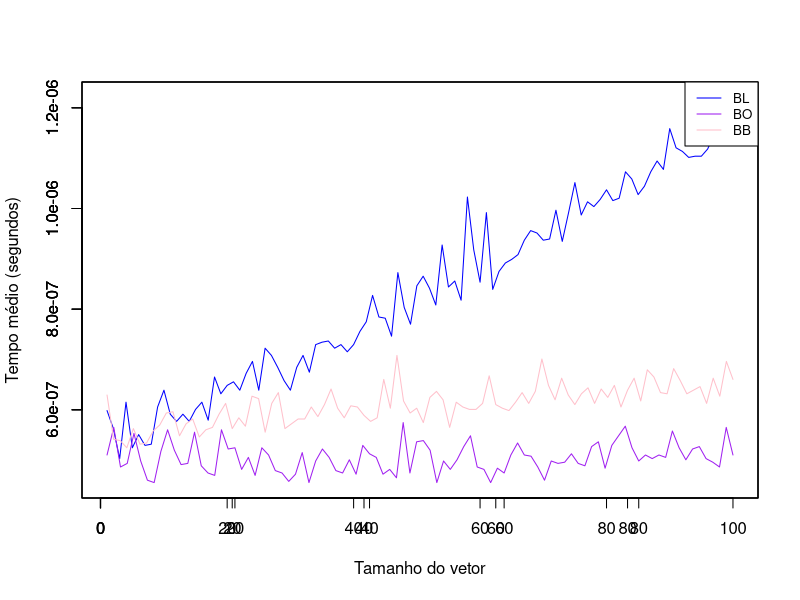

Reproduce this figure in R.
rm(list = ls())

#busca linear
busca_linear <- function(A, n, k) {
  inicio <- Sys.time()
  
  for(i in 1:n) {
    if(A[i] == k) {
      fim <- Sys.time()
      tempo_total <- difftime(fim, inicio, unit="secs")
      return(list(posicao = i))
    }
  }
  
  fim <- Sys.time()
  tempo_total <- difftime(fim, inicio, unit="secs")
  return(list(posicao = -1, tempo_total = tempo_total))
}

#busca linear ordenada
busca_linear_ordenada <- function(A, n, k) {
  inicio <- Sys.time()
  
  for(i in 1:n) {
    if(A[i] == k) {
      #para e retorna
      fim <- Sys.time()
      tempo_total <- difftime(fim, inicio, unit = "secs")
      return(list(posicao = i))
    } else {
      #para o algoritmo
      break
    }
  }
  fim <- Sys.time()
  tempo_total <- difftime(fim, inicio, unit = "secs")
  return(list(posicao = -1, tempo_total = tempo_total))
}

#busca binaria
busca_binaria <- function(A, n, k) {
  inicio <- Sys.time()
  
  esquerda <- 1
  direita <- n
  
  while(esquerda <= direita) {
    meio <- floor((esquerda + direita) / 2)
    
    #para quando não encontrar o valor de k - divide
    if(A[meio] < k) {
      esquerda <- meio + 1
    } else {
      direita <- meio - 1 
    }
  }
  # se o elemento k não existir no vetor, mesmo dividindo
  fim <- Sys.time()
  tempo_total <- difftime(fim, inicio, unit = "secs")
  return(list(posicao = -1, tempo_total = tempo_total))
}

#remocao de outliers
remove_outliers <- function(x, na.rm = TRUE) {
  gnt <- quantile(x, probs = c(0.25, 0.75), na.rm = na.rm)
  H <- 1.5 * IQR(x, na.rm = na.rm)
  x[x >= (gnt[1] - H) & x <= (gnt[2] + H)]
}

#configuracao do experimento
nmax <- 100
nexec <- 30

#vetores que guardam os tempos dos algoritmos
plotsBL <- numeric(nmax)
plotsBO <- numeric(nmax)
plotsBB <- numeric(nmax)

#itera o tamanho do vetor
for(n in 1:nmax) {
  temposBL <- numeric(nmax)
  temposBO <- numeric(nmax)
  temposBB <- numeric(nmax)
  
  #definindo a chave de busca
  k <- (n/4 + 0.1)
  
  #executa cada algortimo 30 vezes
  for(i in 1:nexec) {
    vet <- seq(1, n, by = 1)
    resultadoBL <- busca_linear(vet, n, k)
    resultadoBO <- busca_linear_ordenada(vet, n, k)
    resultadoBB <- busca_binaria(vet, n, k)
    
    #armazena os tempos de cada execuçao
    temposBL[i] <- resultadoBL$tempo_total
    temposBO[i] <- resultadoBO$tempo_total
    temposBB[i] <- resultadoBB$tempo_total
  }
  #calcula e guarda as medias de tempos
  plotsBL[n] <- mean(as.numeric(temposBL))
  plotsBO[n] <- mean(as.numeric(temposBO))
  plotsBB[n] <- mean(as.numeric(temposBB))
} 

plotsBL <- remove_outliers(plotsBL)
plotsBO <- remove_outliers(plotsBO)
plotsBB <- remove_outliers(plotsBB)

#identificando o menor e o maor tempo em todas as execucoes
minvalue <- min(c(plotsBL, plotsBO, plotsBB))
maxvalue <- max(c(plotsBL, plotsBO, plotsBB))

plot(plotsBL, type = "l", col="blue", ylim=c(minvalue, maxvalue), ylab="", xlab="", main="")
par(new = T)
plot(plotsBO, type = "l", col="purple", ylim=c(minvalue, maxvalue), ylab="", xlab="", main="")
par(new = T)
plot(plotsBB, type = "l", col="pink", ylim=c(minvalue, maxvalue), ylab="Tempo médio (segundos)", xlab="Tamanho do vetor", main="")
legend("topright", legend=c("BL", "BO", "BB"), col=c("blue", "purple", "pink"), lty=1, cex=0.8)
